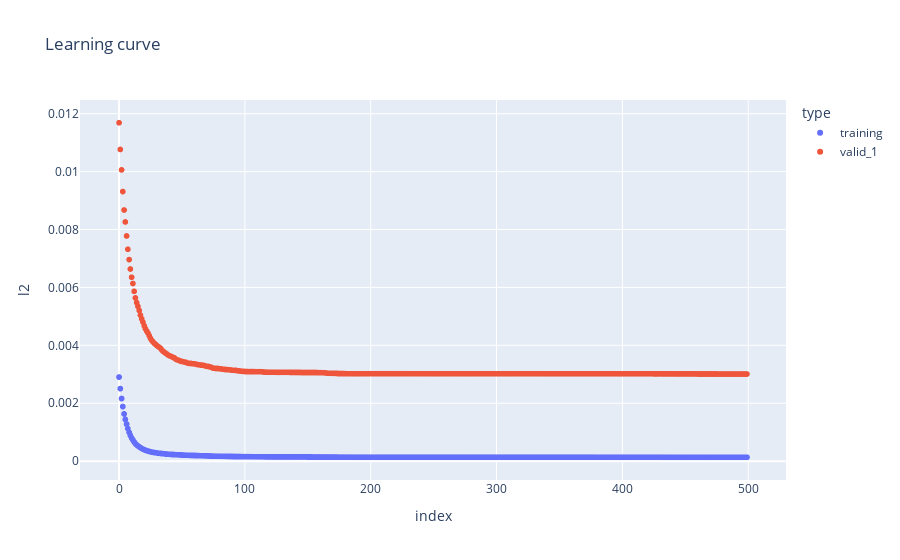

Notebook source saved alongside this figure:
### Code cell
# num_leaves << 2^(max_depth)

lgb_reg = LGBMRegressor(
    boosting_type='gbdt',
    num_leaves=8,
    max_depth=4,
    learning_rate=0.1,
    n_estimators=500,
    subsample_for_bin=500,
    objective='regression',
    class_weight=None,
    min_split_gain=0,
    min_child_weight=0.001,
    min_child_samples=10,
    subsample=0.8,
    subsample_freq=30,
    colsample_bytree=0.9,
    colsample_bynode=0.1,
    reg_alpha=0.9,
    reg_lambda=0.9,
    random_state=None,
    n_jobs=-1,
    silent=True,
    importance_type='split'
)

lgbm = lgb_reg.fit(X=X_train, y=y_train,
                  eval_set = eval_set, verbose=0)

y_pred_train = lgbm.predict(train_set[X])
y_pred_val = lgbm.predict(val_set[X])

train_rmse = mean_squared_error(y_true=y_train, y_pred=y_pred_train, squared=False)
val_rmse = mean_squared_error(y_true=y_val, y_pred=y_pred_val, squared=False)
print(f'RMSE Train: {train_rmse: .8f}')
print(f'RMSE Valid: {val_rmse: .8f}\tRatio (val/train): {val_rmse/train_rmse: .5f}')

plot_lgb_history(lgbm)

### Figure 1 — Plotly figure (JSON) as saved in the notebook; plotly's stock layout.template omitted (floating-point values rounded to 4 significant figures; data arrays with more than 128 entries replaced by an {"elided": "..."} marker saying what was removed)
{"data": [{"hovertemplate": "type=training<br>index=%{x}<br>l2=%{y}<extra></extra>", "legendgroup": "training", "marker": {"color": "#636efa", "symbol": "circle"}, "mode": "markers", "name": "training", "showlegend": true, "type": "scattergl", "x": {"elided": "1000 int values"}, "xaxis": "x", "y": {"elided": "1000 float values"}, "yaxis": "y"}, {"hovertemplate": "type=valid_1<br>index=%{x}<br>l2=%{y}<extra></extra>", "legendgroup": "valid_1", "marker": {"color": "#EF553B", "symbol": "circle"}, "mode": "markers", "name": "valid_1", "showlegend": true, "type": "scattergl", "x": {"elided": "500 int values"}, "xaxis": "x", "y": {"elided": "500 float values"}, "yaxis": "y"}], "layout": {"legend": {"title": {"text": "type"}, "tracegroupgap": 0}, "title": {"text": "Learning curve"}, "xaxis": {"anchor": "y", "domain": [0, 1], "title": {"text": "index"}}, "yaxis": {"anchor": "x", "domain": [0, 1], "title": {"text": "l2"}}}}
